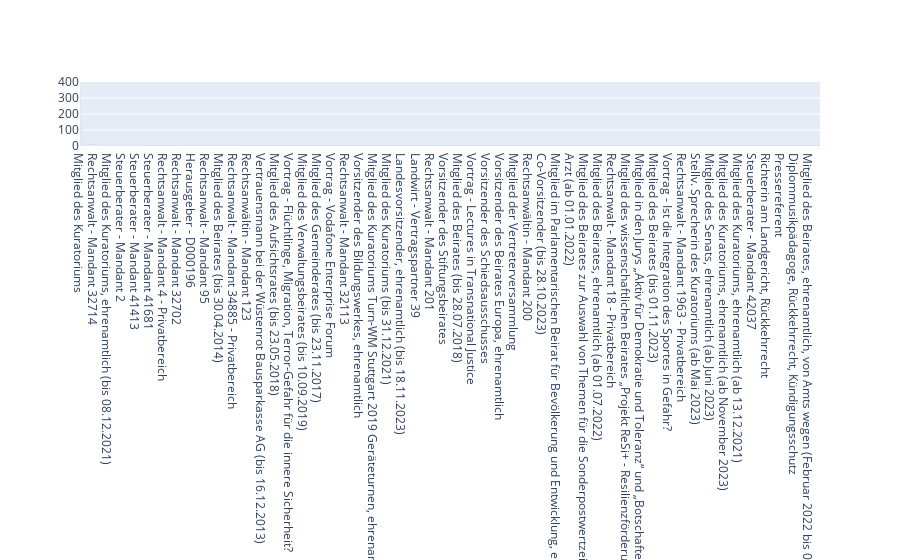

The cell this chart's notebook holds for it:
### Code cell
fig = make_subplots(rows=1, cols=1)
fig.add_trace(
    go.Bar(x=pd.DataFrame(sidejobs["label"].value_counts()).reset_index()["label"], y=pd.DataFrame(sidejobs["label"].value_counts()).reset_index()["count"]))

### Figure 1 — Plotly figure (JSON) as saved in the notebook; plotly's stock layout.template omitted (floating-point values rounded to 4 significant figures; data arrays with more than 128 entries replaced by an {"elided": "..."} marker saying what was removed)
{"data": [{"type": "bar", "x": {"elided": "7654 str values"}, "y": {"elided": "7654 int values"}}], "layout": {"xaxis": {"anchor": "y", "domain": [0, 1]}, "yaxis": {"anchor": "x", "domain": [0, 1]}}}
